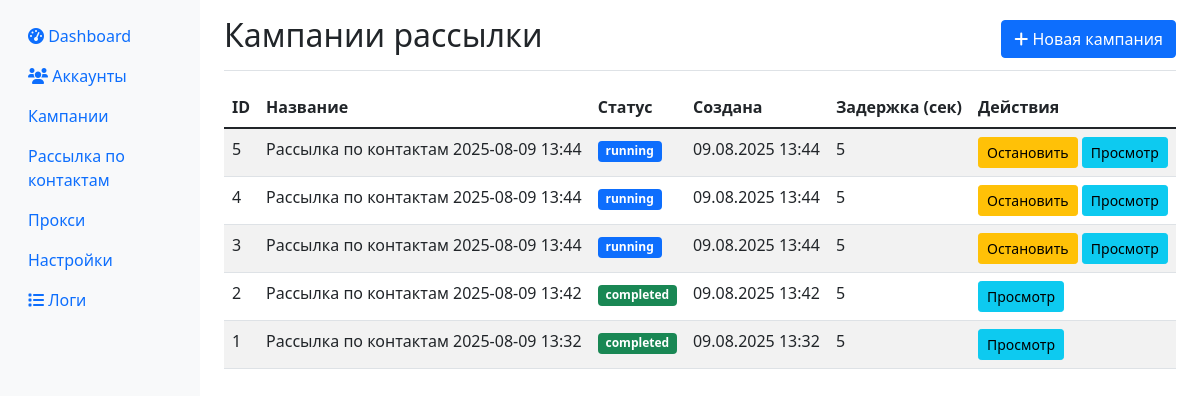
The page /campaigns on the database as committed earlier.
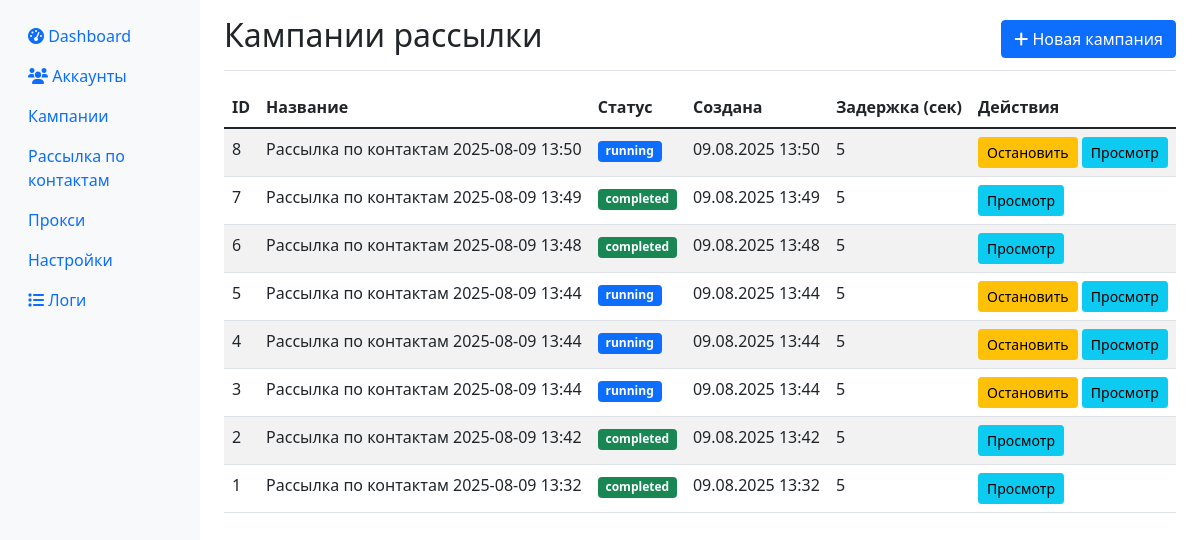
The same page on the database as committed later.
### app/database.py (models this page shows)
class Campaign(Base):
    __tablename__ = "campaigns"
    id = Column(Integer, primary_key=True, index=True)
    name = Column(String)
    channel_message = Column(Text, nullable=True)
    group_message = Column(Text, nullable=True)
    private_message = Column(Text, nullable=True)
    channels_list = Column(Text, nullable=True)
    groups_list = Column(Text, nullable=True)
    private_list = Column(Text, nullable=True)
    delay_seconds = Column(Integer, default=3)
    attachment_path = Column(String, nullable=True)
    status = Column(String, default="created")  # created, running, paused, completed, scheduled, cancelled
    created_at = Column(DateTime, default=datetime.utcnow)
    scheduled_start = Column(DateTime, nullable=True)  # время запланированного старта
    account_id = Column(Integer, nullable=True)  # для привязки к конкретному аккаунту

### app/web.py (the view)
@app.get("/campaigns", response_class=HTMLResponse)
async def campaigns_page(request: Request, db: Session = Depends(get_db)):
    campaigns = db.query(Campaign).order_by(Campaign.created_at.desc()).all()
    return templates.TemplateResponse("campaigns.html", {
        "request": request,
        "campaigns": campaigns
    })

### templates/campaigns.html (shortened to what this page needs)
{% extends "base.html" %}
{% block content %}
<div class="d-flex justify-content-between flex-wrap flex-md-nowrap align-items-center pt-3 pb-2 mb-3 border-bottom">
    <h1 class="h2">Кампании рассылки</h1>
    <a href="/campaigns/new" class="btn btn-primary">
        <i class="fas fa-plus"></i> Новая кампания
    </a>
</div>
<div class="table-responsive">
    <table class="table table-striped">
        <thead>
            <tr>
                <th>ID</th>
                <th>Название</th>
                <th>Статус</th>
                <th>Создана</th>
                <th>Задержка (сек)</th>
                <th>Действия</th>
            </tr>
        </thead>
        <tbody>
            {% for campaign in campaigns %}
            <tr>
                <td>{{ campaign.id }}</td>
                <td>{{ campaign.name }}</td>
                <td>
                    <span class="badge bg-{% if campaign.status == 'running' %}primary{% elif campaign.status == 'completed' %}success{% elif campaign.status == 'paused' %}warning{% else %}secondary{% endif %}">
                        {{ campaign.status }}
                    </span>
                </td>
                <td>{{ campaign.created_at.strftime('%d.%m.%Y %H:%M') }}</td>
                <td>{{ campaign.delay_seconds }}</td>
                <td>
                    {% if campaign.status == 'draft' or campaign.status == 'paused' %}
                    <button class="btn btn-sm btn-success" onclick="startCampaign({{ campaign.id }})">
                        Запустить
                    </button>
                    {% elif campaign.status == 'running' %}
                    <button class="btn btn-sm btn-warning" onclick="stopCampaign({{ campaign.id }})">
                        Остановить
                    </button>
                    {% endif %}
                    <button class="btn btn-sm btn-info" onclick="viewCampaign({{ campaign.id }})">
                        Просмотр
                    </button>
                </td>
            </tr>
            {% endfor %}
        </tbody>
    </table>
</div>
{% endblock %}

### templates/base.html (shortened to what this page needs)
<!DOCTYPE html>
<html lang="ru">
<head>
    <link href="https://cdn.jsdelivr.net/npm/bootstrap@5.1.3/dist/css/bootstrap.min.css" rel="stylesheet">
    <link href="https://cdnjs.cloudflare.com/ajax/libs/font-awesome/6.0.0/css/all.min.css" rel="stylesheet">
</head>
<body>
    <div class="container-fluid">
        <div class="row">
            <nav class="col-md-2 d-md-block sidebar collapse">
                <div class="position-sticky pt-3">
                    <ul class="nav flex-column">
                        <li class="nav-item">
                            <a class="nav-link" href="/">
                                <i class="fas fa-tachometer-alt"></i> Dashboard
                            </a>
                        </li>
                        <li class="nav-item">
                            <a class="nav-link" href="/accounts">
                                <i class="fas fa-users"></i> Аккаунты
                            </a>
                        </li>
                        <li class="nav-item">
                            <a class="nav-link" href="/campaigns">Кампании</a>
                        </li>
                        <li class="nav-item">
                            <a class="nav-link" href="/contacts-campaign">Рассылка по контактам</a>
                        </li>
                        <li class="nav-item">
                            <a class="nav-link" href="/proxies">Прокси</a>
                        </li>
                        <li class="nav-item">
                            <a class="nav-link" href="/settings">Настройки</a>
                        </li>
                        <li class="nav-item">
                            <a class="nav-link" href="/logs">
                                <i class="fas fa-list"></i> Логи
                            </a>
                        </li>
                    </ul>
                </div>
            </nav>
            <main class="col-md-10 ms-sm-auto px-md-4">
                {% block content %}{% endblock %}
            </main>
        </div>
    </div>
</body>
</html>

### templates/base.html (style rules this page uses)
.sidebar { min-height: 100vh; background-color: #f8f9fa; }

Rows that differ between the two databases and show on the page:
added Campaign: id "8", name "Рассылка по контактам 2025-08-09 13:50", status "running", created_at "09.08.2025 13:50", delay_seconds "5"
added Campaign: id "7", name "Рассылка по контактам 2025-08-09 13:49", status "completed", created_at "09.08.2025 13:49", delay_seconds "5"
added Campaign: id "6", name "Рассылка по контактам 2025-08-09 13:48", status "completed", created_at "09.08.2025 13:48", delay_seconds "5"
